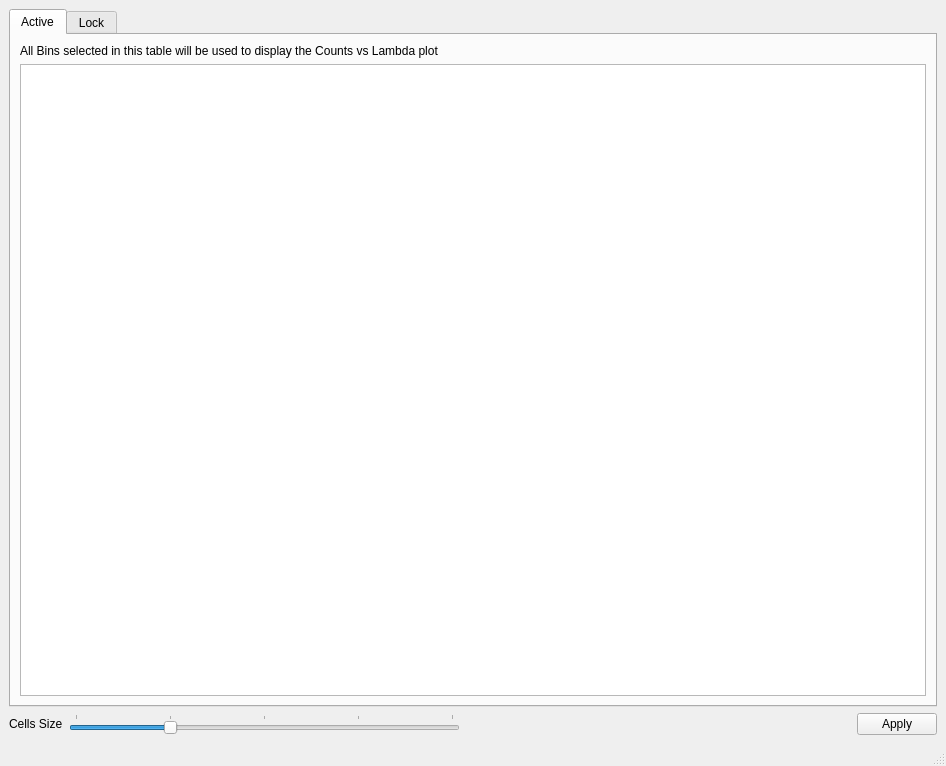
<?xml version="1.0" encoding="UTF-8"?>
<ui version="4.0">
 <class>MainWindow</class>
 <widget class="QMainWindow" name="MainWindow">
  <property name="geometry">
   <rect>
    <x>0</x>
    <y>0</y>
    <width>946</width>
    <height>766</height>
   </rect>
  </property>
  <property name="minimumSize">
   <size>
    <width>300</width>
    <height>0</height>
   </size>
  </property>
  <property name="windowTitle">
   <string>MainWindow</string>
  </property>
  <property name="toolButtonStyle">
   <enum>Qt::ToolButtonIconOnly</enum>
  </property>
  <property name="tabShape">
   <enum>QTabWidget::Rounded</enum>
  </property>
  <widget class="QWidget" name="centralwidget">
   <property name="minimumSize">
    <size>
     <width>0</width>
     <height>0</height>
    </size>
   </property>
   <layout class="QVBoxLayout" name="verticalLayout_2">
    <item>
     <widget class="QTabWidget" name="tabWidget">
      <property name="currentIndex">
       <number>0</number>
      </property>
      <widget class="QWidget" name="tab">
       <attribute name="title">
        <string>Active</string>
       </attribute>
       <layout class="QVBoxLayout" name="verticalLayout">
        <item>
         <widget class="QLabel" name="label_2">
          <property name="text">
           <string>All Bins selected in this table will be used to display the Counts vs Lambda plot</string>
          </property>
         </widget>
        </item>
        <item>
         <widget class="QTableWidget" name="selection_table">
          <property name="selectionMode">
           <enum>QAbstractItemView::MultiSelection</enum>
          </property>
         </widget>
        </item>
       </layout>
      </widget>
      <widget class="QWidget" name="tab_2">
       <attribute name="title">
        <string>Lock</string>
       </attribute>
       <layout class="QVBoxLayout" name="verticalLayout_3">
        <item>
         <widget class="QLabel" name="label_3">
          <property name="text">
           <string>All Bins selected in this table will be locked (their fitting parameters can not be modified).</string>
          </property>
         </widget>
        </item>
        <item>
         <widget class="QTableWidget" name="lock_table">
          <property name="selectionMode">
           <enum>QAbstractItemView::MultiSelection</enum>
          </property>
         </widget>
        </item>
       </layout>
      </widget>
     </widget>
    </item>
    <item>
     <layout class="QHBoxLayout" name="horizontalLayout_4">
      <item>
       <widget class="QLabel" name="label">
        <property name="text">
         <string>Cells Size</string>
        </property>
       </widget>
      </item>
      <item>
       <widget class="QSlider" name="advanced_selection_cell_size_slider">
        <property name="minimum">
         <number>10</number>
        </property>
        <property name="maximum">
         <number>50</number>
        </property>
        <property name="value">
         <number>20</number>
        </property>
        <property name="orientation">
         <enum>Qt::Horizontal</enum>
        </property>
        <property name="tickPosition">
         <enum>QSlider::TicksAbove</enum>
        </property>
       </widget>
      </item>
      <item>
       <spacer name="horizontalSpacer_3">
        <property name="orientation">
         <enum>Qt::Horizontal</enum>
        </property>
        <property name="sizeHint" stdset="0">
         <size>
          <width>40</width>
          <height>20</height>
         </size>
        </property>
       </spacer>
      </item>
      <item>
       <widget class="QPushButton" name="apply_button">
        <property name="text">
         <string>Apply</string>
        </property>
       </widget>
      </item>
     </layout>
    </item>
   </layout>
  </widget>
  <widget class="QStatusBar" name="statusbar"/>
 </widget>
 <resources>
  <include location="../icons/icons.qrc"/>
 </resources>
 <connections>
  <connection>
   <sender>advanced_selection_cell_size_slider</sender>
   <signal>sliderMoved(int)</signal>
   <receiver>MainWindow</receiver>
   <slot>selection_cell_size_changed()</slot>
   <hints>
    <hint type="sourcelabel">
     <x>280</x>
     <y>714</y>
    </hint>
    <hint type="destinationlabel">
     <x>566</x>
     <y>710</y>
    </hint>
   </hints>
  </connection>
  <connection>
   <sender>apply_button</sender>
   <signal>clicked()</signal>
   <receiver>MainWindow</receiver>
   <slot>apply_button_clicked()</slot>
   <hints>
    <hint type="sourcelabel">
     <x>891</x>
     <y>709</y>
    </hint>
    <hint type="destinationlabel">
     <x>816</x>
     <y>708</y>
    </hint>
   </hints>
  </connection>
 </connections>
 <slots>
  <signal>signal1()</signal>
  <slot>sample_import_button_clicked()</slot>
  <slot>time_spectra_import_button_clicked()</slot>
  <slot>open_beam_import_button_clicked()</slot>
  <slot>sample_list_selection_changed()</slot>
  <slot>open_beam_list_selection_changed()</slot>
  <slot>sample_list_right_click()</slot>
  <slot>time_spectra_selection_changed()</slot>
  <slot>load_data_tab_changed()</slot>
  <slot>time_spectra_preview_button_clicked()</slot>
  <slot>normalized_import_button_clicked()</slot>
  <slot>normalized_list_selection_changed()</slot>
  <slot>update_delta_lambda()</slot>
  <slot>crystal_structure_index_changed()</slot>
  <slot>crystal_structure_2_index_changed()</slot>
  <slot>list_of_element_index_changed()</slot>
  <slot>list_of_element_2_index_changed()</slot>
  <slot>lattice_text_changed()</slot>
  <slot>lattice_2_text_changed()</slot>
  <slot>material_display_clicked()</slot>
  <slot>material_display_2_clicked()</slot>
  <slot>normalization_add_roi_button_clicked()</slot>
  <slot>normalization_remove_roi_button_clicked()</slot>
  <slot>normalization_use_coefficient_checked()</slot>
  <slot>normalization_button_clicked()</slot>
  <slot>normalization_coefficient_value_changed()</slot>
  <slot>tab_widget_changed()</slot>
  <slot>normalization_tableWidget_cell_changed()</slot>
  <slot>beam_rate_changed()</slot>
  <slot>distance_source_detector_changed()</slot>
  <slot>detector_offset_changed()</slot>
  <slot>distance_source_detector_2_changed()</slot>
  <slot>detector_offset_2_changed()</slot>
  <slot>beam_rate_2_changed()</slot>
  <slot>list_of_elements_current_text_changed()</slot>
  <slot>add_element_clicked()</slot>
  <slot>reset_lattice_button_clicked()</slot>
  <slot>reset_crystal_structure_button_clicked()</slot>
  <slot>reset_lattice_button_2_clicked()</slot>
  <slot>reset_crystal_structure_button_2_clicked()</slot>
  <slot>normalized_time_spectra_import_button_clicked()</slot>
  <slot>normalized_time_spectra_preview_button_clicked()</slot>
  <slot>test_me_clicked()</slot>
  <slot>menu_view_load_data_clicked()</slot>
  <slot>menu_view_normalization_clicked()</slot>
  <slot>menu_view_normalized_clicked()</slot>
  <slot>menu_view_binning_clicked()</slot>
  <slot>menu_view_fitting_clicked()</slot>
  <slot>menu_view_strain_mapping_clicked()</slot>
  <slot>roi_selection_widgets_modified()</slot>
  <slot>hkl_list_changed()</slot>
  <slot>table_width_changed()</slot>
  <slot>value_table_right_click()</slot>
  <slot>selection_in_value_table_of_rows_cell_clicked()</slot>
  <slot>selection_in_value_table_changed()</slot>
  <slot>selection_cell_size_changed()</slot>
  <slot>selection_table_selection_changed()</slot>
  <slot>lock_table_selection_changed()</slot>
  <slot>selection_table_clicked()</slot>
  <slot>apply_button_clicked()</slot>
 </slots>
</ui>
